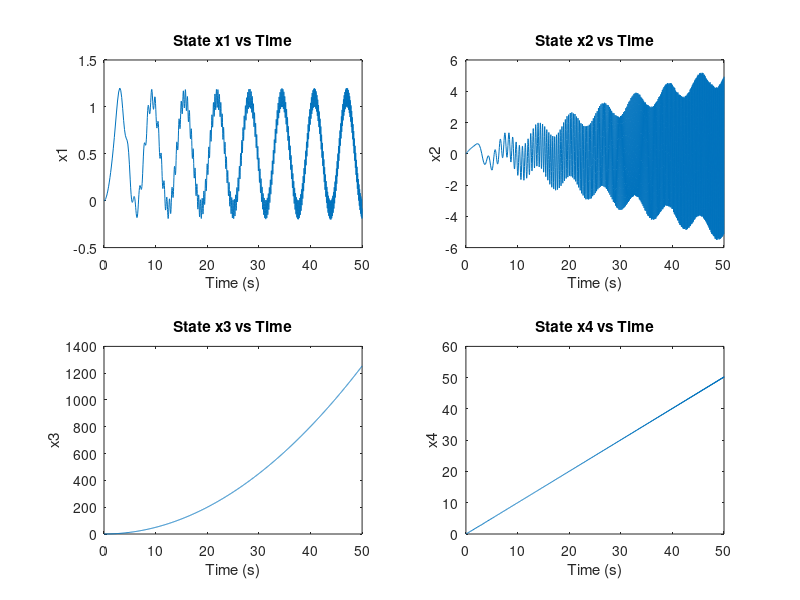

The MATLAB script that drew this image:
%% ALNC Project Team-9
% TORA system
clc
clear

function dx = tora(~, x, u, w, epsilon)
    % Inputs:
    % t - time
    % x - state vector [x1, x2, x3, x4]
    % u - control input
    % w - disturbance input
    % epsilon - coupling parameter

    x1 = x(1);
    x2 = x(2);
    x3 = x(3);
    x4 = x(4);

    f1 = x2;
    f2 = (-x1 + epsilon * x4 ^ 2 * sin(x3)) / (1 - epsilon ^ 2 * cos(x3) ^ 2);
    f3 = x4;
    f4 = (epsilon * cos(x3) * (x1 - epsilon * x4 ^ 2 * sin(x3))) / (1 - epsilon ^ 2 * cos(x3) ^ 2);
    f = [f1; f2; f3; f4];

    g1 = 0;
    g2 = -epsilon * cos(x3) / (1 - epsilon ^ 2 * cos(x3) ^ 2);
    g3 = 0;
    g4 = 1 / (1 - epsilon ^ 2 * cos(x3) ^ 2);
    g = [g1; g2; g3; g4];

    d1 = 0;
    d2 = 1 / (1 - epsilon ^ 2 * cos(x3) ^ 2);
    d3 = 0;
    d4 = -epsilon * cos(x3) / (1 - epsilon ^ 2 * cos(x3) ^ 2);
    d = [d1; d2; d3; d4];

    dx = f + g * u + d * w;
end

% Parameters
epsilon = 0.1;
u = 1;
w = 0.5;

% Initial conditions
x0 = [0; 0; 0.1; 0]; % Initial state [x1, x2, x3, x4]
tspan = [0 50]; % Time span for simulation

[t, x] = ode45(@(t, x) tora(t, x, u, w, epsilon), tspan, x0);

%% Plots
figure;
subplot(2, 2, 1);
plot(t, x(:, 1)); xlabel('Time (s)'); ylabel('x1');
title('State x1 vs Time');

subplot(2, 2, 2);
plot(t, x(:, 2)); xlabel('Time (s)'); ylabel('x2');
title('State x2 vs Time');

subplot(2, 2, 3);
plot(t, x(:, 3)); xlabel('Time (s)'); ylabel('x3');
title('State x3 vs Time');

subplot(2, 2, 4);
plot(t, x(:, 4)); xlabel('Time (s)'); ylabel('x4');
title('State x4 vs Time');
